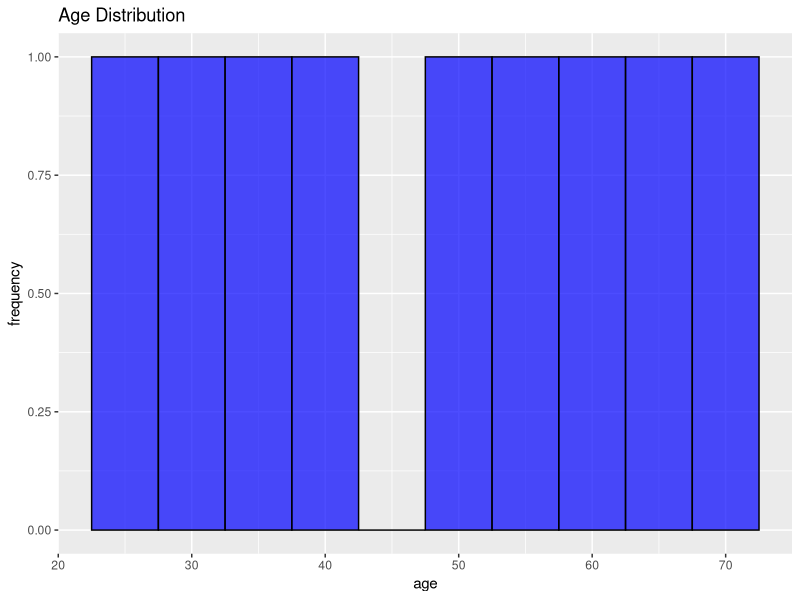

Write the R code that produced this figure.
library(ggplot2)
age_data=data.frame(
  age=c(25,30,35,40,50,55,60,65,70)
)
ggplot(age_data,aes(x=age))+
  geom_histogram(binwidth=5,fill="blue",color="black",alpha=0.7)+
  labs(x="age",
       y="frequency",
       title="Age Distribution")
